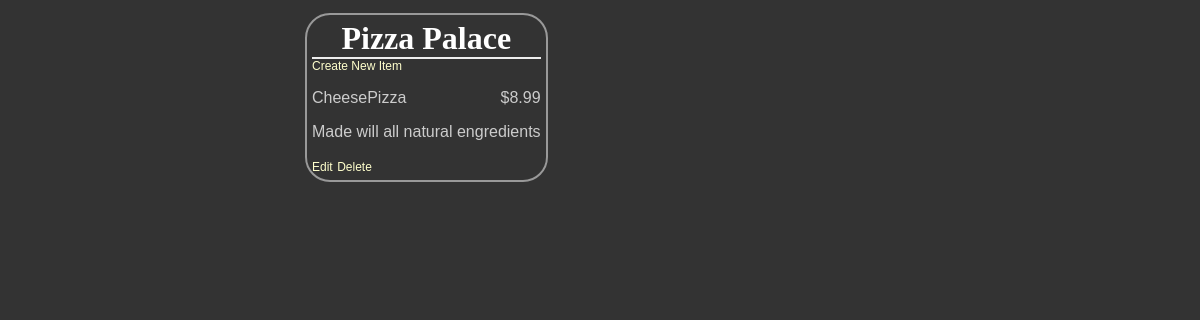
Before: /restaurants/1/menu with the older database file.
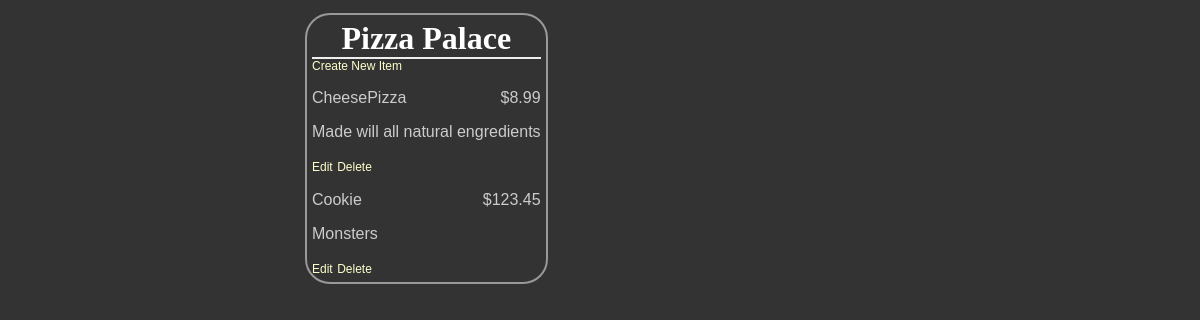
After: the same page with the newer database file.
### database_setup.py (models this page shows, shortened)
class MenuItem(Base):
    __tablename__ = 'menu_item'
    id = Column(Integer, primary_key=True)
    name = Column(String(80), nullable=False)
    description = Column(String(250))
    price = Column(String(8))
    course = Column(String(250))
    restaurant_id = Column(Integer, ForeignKey('restaurant.id'))
    restaurant = relationship(Restaurant)

### project.py (the view)
@app.route('/')
@app.route('/restaurants/<int:restaurant_id>/menu')
def restaurantMenu(restaurant_id):
    session = DBSession()
    restaurant = session.query(Restaurant).filter_by(id=restaurant_id).one()
    items = session.query(MenuItem).filter_by(restaurant_id=restaurant_id)
    return render_template(
        'menu.html', restaurant=restaurant, items=items, restaurant_id=restaurant_id)

### templates/menu.html (shortened to what this page needs)
<html>
    <head>
        <link rel="stylesheet" type="text/css" href="{{ url_for('static', filename='styles.css') }}"></head>
        <body>
            <div class='pane'>
                <div class='header'>
                    <h1>{{ restaurant.name }}</h1>
                </div>
                <a href='{{url_for('newMenuItem', restaurant_id = restaurant.id) }}'>Create New Item</a>
                {% for i in items %}
                    <div class='nameAndPrice'>
                        <span class='name'>
                            <p>{{i.name}}</p>
                        </span>
                        <span class='price'>
                            <p>{{i.price}}
                            </p>
                        </span>
                    </div>
                    <div class='description'>
                        <p>{{i.description}}</p>
                    </div>
                    <div class="editdeletepane">
                        <a href='{{url_for('editMenuItem',restaurant_id = restaurant.id, menu_id=i.id)}}'>Edit</a>
                        <a href='{{url_for('deleteMenuItem', restaurant_id = restaurant.id, menu_id=i.id)}}'>
                            Delete</a>
                    </div>
                {% endfor %}
            </div>
    </body>
</html>

Changed rows visible on the page:
added MenuItem: name "Cookie", price "$123.45", description "Monsters"
